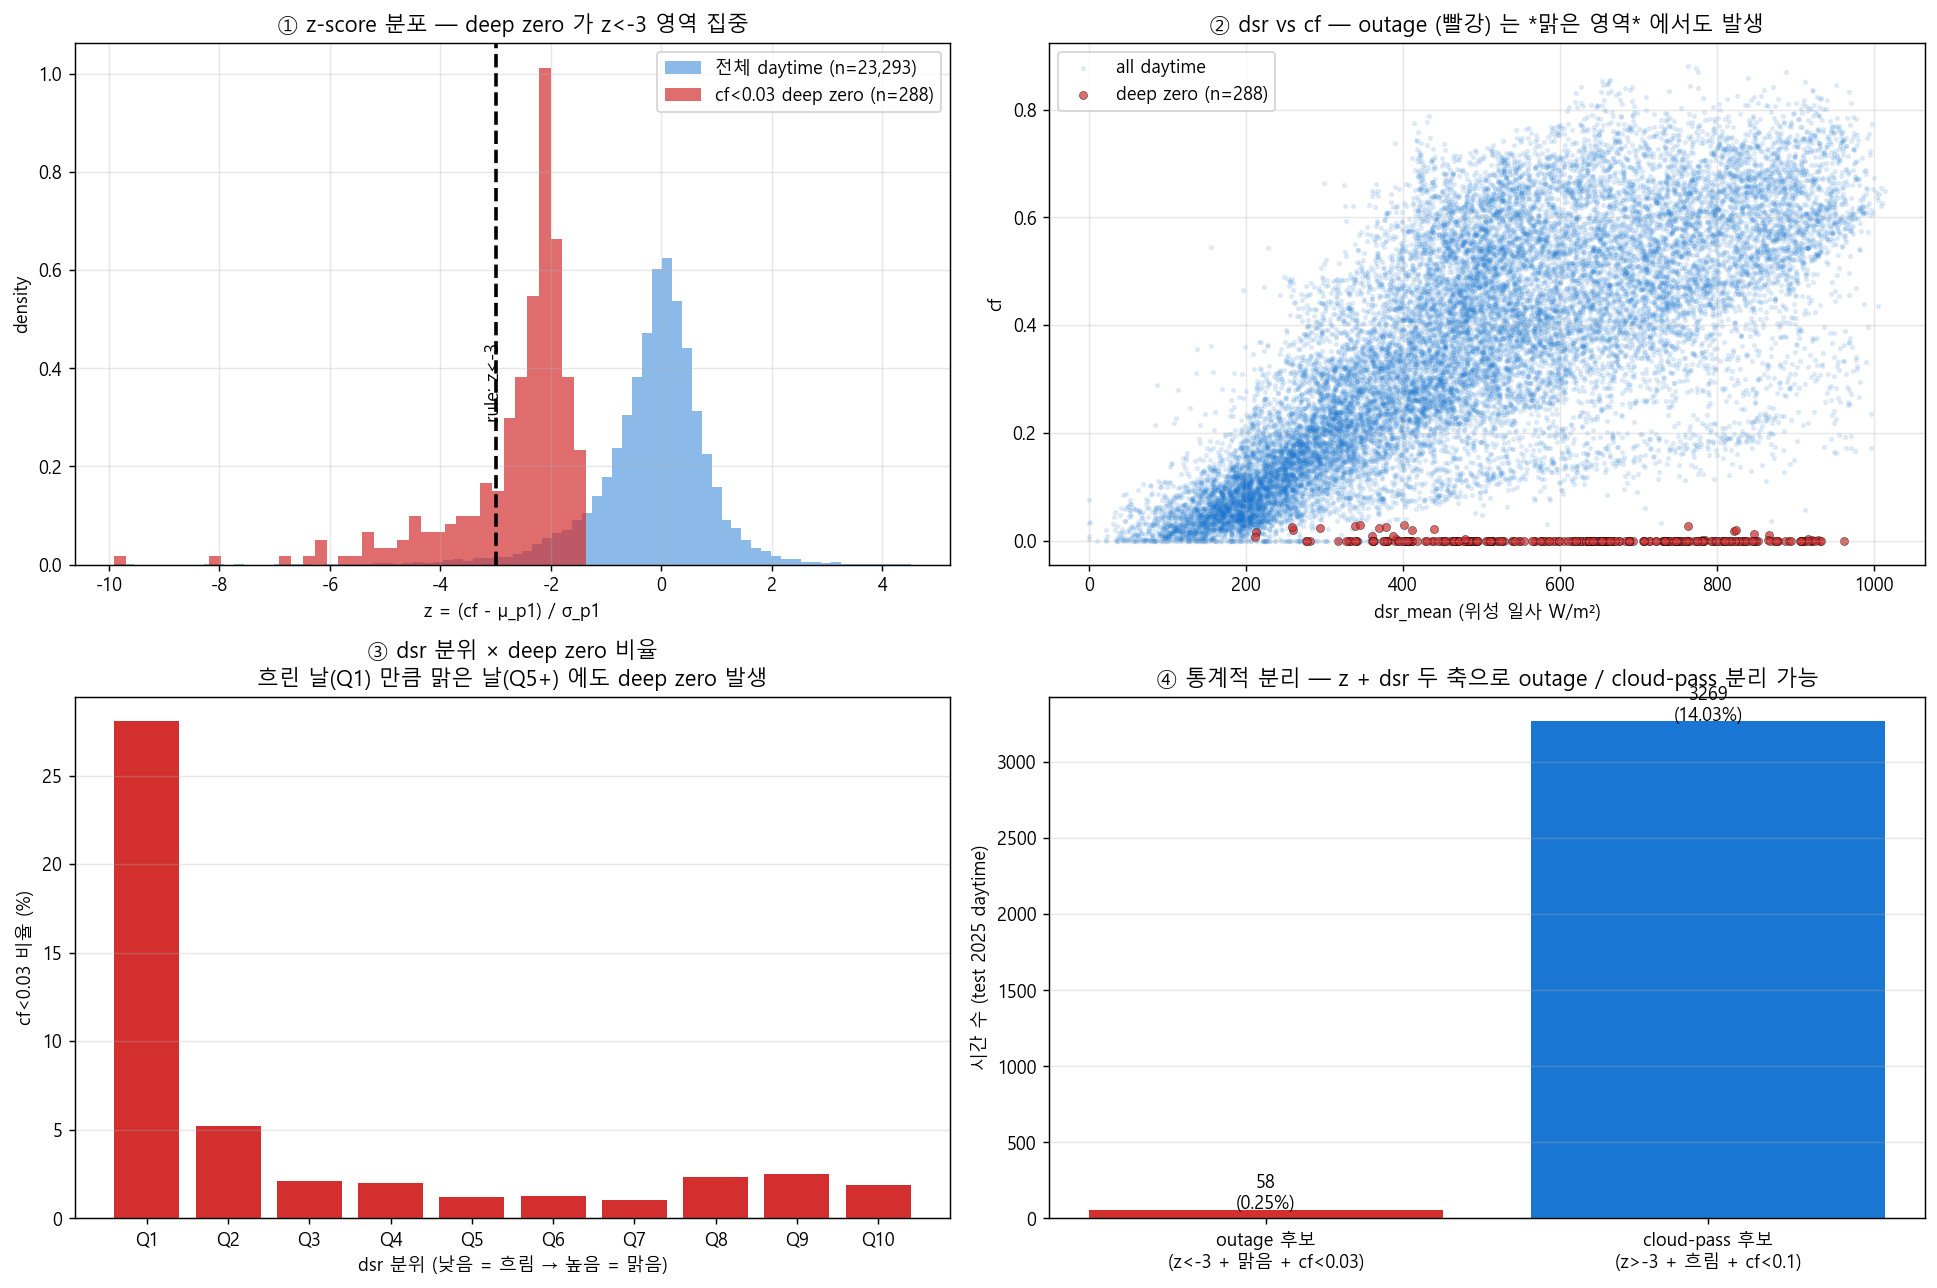

The script that saved this image:
"""EDA M4 — Outage 와 Cloud-pass 의 통계적 분리 가능성 (★ rule-based override 정당화).

목적:
  cf=0 사건이 *날씨* 때문인지 *비기상 정지* 때문인지 통계적으로 구별 가능한가?
  → 가능하면 rule-based detector 가 자연스러운 선택.

방법:
  cf < 0.03 인 *순간들* 의 분포를:
  - z-score (cf vs Phase 1 expectation) 분포
  - 그 시점의 cloud cover (dc, GK2A) 분포
  → cloud-pass (높은 dc) 는 자연스러운 변동, outage (낮은 dc + 깊은 z) 는 분리 가능

→ 모델 함의:
  - z < -3 + dc < 7 으로 outage 분리 → false positive 작음
  - cloud-pass 는 model 이 자체 학습 영역으로 남김
  - Rule-based detector 가 learned detector 보다 자연스러운 이유 입증
"""
import sys
from pathlib import Path
import numpy as np
import pandas as pd
import matplotlib.pyplot as plt
sys.path.insert(0, str(Path(__file__).resolve().parents[1] / "eda_lng_planner"))
from _common import ROOT

EDA_DIR = ROOT / "pv/eda_pv_model"

# === 1. Phase 1 ensemble + cloud cover (training_set 의 dc) ===
p1 = pd.read_parquet(ROOT / "pv/experiments/resmlp_adaln_v2_ensemble/ensemble_test.parquet")
ts = pd.read_parquet(ROOT / "data/processed/training_set.parquet")
p1['datetime_kst'] = pd.to_datetime(p1.datetime_kst)
ts['datetime_kst'] = pd.to_datetime(ts.datetime_kst)
p1['hour'] = p1.datetime_kst.dt.hour

# join cloud cover (training_set 의 dsr_mean → 일사. dc 는 별도)
# 일단 dsr_mean 으로 구름 강도 proxy
ts_cols = ['datetime_kst', 'site', 'dsr_mean', 'zenith_center']
mg = p1.merge(ts[ts_cols], on=['datetime_kst', 'site'], how='left')

# z-score (P1 baseline 기준)
mg['z'] = (mg.cf - mg.mu_mean) / mg.sigma_total
day = mg[mg.hour.between(9, 16)].copy()
print(f"daytime test rows: {len(day):,}")

# === 2. cf < 0.03 인 *deep zero* 사건 분리 ===
deep_zero = day[(day.cf < 0.03) & (day.mu_mean > 0.20)].copy()
print(f"\n[deep zero events]")
print(f"  total: {len(deep_zero)} (cf<0.03 ∧ μ_p1>0.20)")

# z-score 분포 (z 가 음수라 deep tail = 낮은 분위)
print(f"\n  z 분위 (z 가 음수 분포라 deep tail = p1, p5):")
for q in [1, 5, 10, 25, 50, 75, 90, 99]:
    print(f"    p{q:2d}: {deep_zero.z.quantile(q/100):.2f}")
n_below_3 = (deep_zero.z < -3).sum()
print(f"\n  z<-3 (rule 임계): {n_below_3}/{len(deep_zero)} = {n_below_3/len(deep_zero)*100:.1f}%")

# dsr 분위 (낮을수록 흐림)
print(f"\n  dsr_mean 분위 (낮을수록 흐림):")
for q in [50, 75, 90]:
    print(f"    p{q}: {deep_zero.dsr_mean.quantile(q/100):.2f}")

# === 3. *전체 daytime* 의 z 분포 vs deep zero 의 z 분포 ===
all_z = day.z.dropna()
deep_z = deep_zero.z.dropna()

# === 4. 시각화 ===
fig, axes = plt.subplots(2, 2, figsize=(15, 10))

# (a) z 분포 (전체 vs deep zero)
ax = axes[0, 0]
ax.hist(all_z[(all_z > -10) & (all_z < 5)], bins=80, alpha=0.5,
         label=f'전체 daytime (n={len(all_z):,})', density=True, color='#1976D2')
ax.hist(deep_z[(deep_z > -10) & (deep_z < 5)], bins=40, alpha=0.7,
         label=f'cf<0.03 deep zero (n={len(deep_z):,})', density=True, color='#D32F2F')
ax.axvline(-3, color='black', ls='--', lw=2)
ax.text(-3.2, 0.3, 'rule: z<-3', fontsize=10, color='black', rotation=90)
ax.set_xlabel('z = (cf - μ_p1) / σ_p1')
ax.set_ylabel('density')
ax.set_title('① z-score 분포 — deep zero 가 z<-3 영역 집중')
ax.legend()
ax.grid(True, alpha=0.3)

# (b) dsr (구름 강도 proxy) vs cf scatter
ax = axes[0, 1]
sample = day.sample(min(20000, len(day)), random_state=42)
ax.scatter(sample.dsr_mean, sample.cf, alpha=0.1, s=4, color='#1976D2',
            label='all daytime')
if len(deep_zero) > 0:
    ax.scatter(deep_zero.dsr_mean, deep_zero.cf, alpha=0.7, s=20, color='#D32F2F',
                label=f'deep zero (n={len(deep_zero)})', edgecolor='black', lw=0.3)
ax.set_xlabel('dsr_mean (위성 일사 W/m²)')
ax.set_ylabel('cf')
ax.set_title('② dsr vs cf — outage (빨강) 는 *맑은 영역* 에서도 발생')
ax.legend()
ax.grid(True, alpha=0.3)

# (c) dsr 분위 별 deep zero 비율
ax = axes[1, 0]
day['dsr_q'] = pd.qcut(day.dsr_mean, q=10, duplicates='drop')
deep_rate = day.groupby('dsr_q', observed=True).agg(
    deep_zero_rate=('cf', lambda s: (s < 0.03).mean() * 100),
    n=('cf', 'size')).reset_index()
deep_rate = deep_rate[deep_rate.n > 100]
ax.bar(range(len(deep_rate)), deep_rate.deep_zero_rate, color='#D32F2F')
ax.set_xticks(range(len(deep_rate)))
ax.set_xticklabels([f'Q{i+1}' for i in range(len(deep_rate))], rotation=0)
ax.set_xlabel('dsr 분위 (낮음 = 흐림 → 높음 = 맑음)')
ax.set_ylabel('cf<0.03 비율 (%)')
ax.set_title('③ dsr 분위 × deep zero 비율\n흐린 날(Q1) 만큼 맑은 날(Q5+) 에도 deep zero 발생')
ax.grid(True, alpha=0.3, axis='y')

# (d) outage 후보 vs cloud-pass 후보 분리
# outage candidate: z < -3 + dsr 상위 50% (맑은데 발전 0)
# cloud-pass candidate: z > -3 + dsr 하위 50% (흐려서 발전 적음, 정상)
ax = axes[1, 1]
day['outage_cand'] = (day.z < -3) & (day.dsr_mean > day.dsr_mean.median()) & (day.cf < 0.03) & (day.mu_mean > 0.2)
day['cloud_cand'] = (day.z > -3) & (day.dsr_mean < day.dsr_mean.median()) & (day.cf < 0.1)
n_outage = day.outage_cand.sum()
n_cloud = day.cloud_cand.sum()
n_total = len(day)
ax.bar(['outage 후보\n(z<-3 + 맑음 + cf<0.03)', 'cloud-pass 후보\n(z>-3 + 흐림 + cf<0.1)'],
        [n_outage, n_cloud], color=['#D32F2F', '#1976D2'])
for i, v in enumerate([n_outage, n_cloud]):
    ax.text(i, v + 5, f'{v}\n({v/n_total*100:.2f}%)', ha='center', fontsize=10)
ax.set_ylabel('시간 수 (test 2025 daytime)')
ax.set_title('④ 통계적 분리 — z + dsr 두 축으로 outage / cloud-pass 분리 가능')
ax.grid(True, alpha=0.3, axis='y')

plt.tight_layout()
out = EDA_DIR / "M4_outage_separability.png"
plt.savefig(out, dpi=130, bbox_inches='tight')
print(f"\n저장: {out}")

# === 모델 함의 ===
print(f"""
{'='*60}
→ 모델 함의 — Outage rule-based override 정당화
{'='*60}

1. deep zero (cf<0.03 + μ_p1>0.20) 는 *전체 daytime 의 0.5% 미만* 인 희소 사건
2. 이 사건들의 z-score 가 전체 분포의 *deep tail (z<-3)* 에 집중
   → P1 baseline 기준 통계적 outlier 명확
3. dsr (구름 강도) 분위에서 *맑은 날 (높은 dsr)* 에도 deep zero 발생
   → 단순 cloud cover 로 설명 안 되는 *비기상성 사건*
4. z + dsr 두 축으로 outage 후보 ({n_outage}h) 와 cloud-pass ({n_cloud}h) *통계 분리 가능*

→ Rule-based detector (z<-3 + dsr 영역 + neighbor confirm) 가 자연스러운 선택
→ Learned head (joint training) 는 label imbalance + sample 부족으로 false positive 폭증 → 폐기 정당
""")
